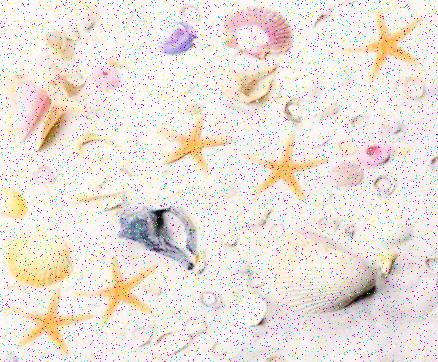
%> input picture Starfish.jpg, 438 x 362 px
$ octave Task4.m   (GNU Octave 9; MATLAB toolbox functions it lacks are replaced by stand-ins)
%> lines starting %> are read from the running program, lines starting %| are printed output that depends on the picture; in (x1, y1, x2, y2) boxes, pixels count from 0 and x2, y2 are one past the last pixel; in counts of white or black regions, pixels touching at a corner belong together; the program's own positions count from 1
% MATLAB script for Assessment Item-1
% Task-4
clear; close all; clc;
I = imread('Starfish.jpg');
%> I is the input picture: size 362x438x3 uint8; mean R, G, B 235.5, 226.7, 219.8

Igrey = rgb2gray(I);
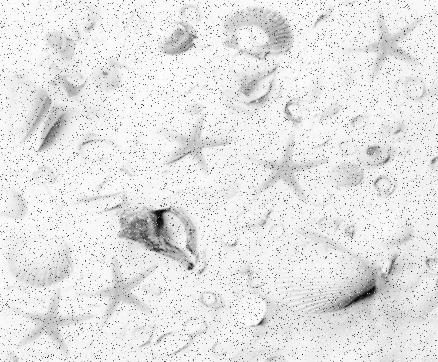
%> Igrey: size 362x438 uint8; min 1, max 255, mean 228.6

Igrey2 = medfilt2(Igrey);
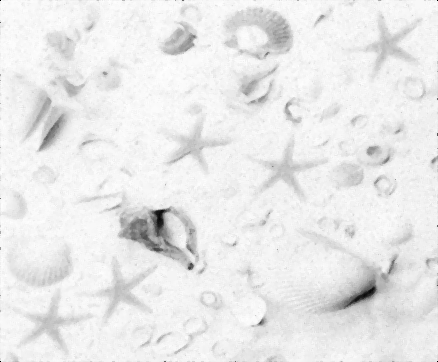
%> Igrey2: size 362x438 uint8; min 0, max 254, mean 233.8
%binarize image, high threshhold due to weak image
BWI = imbinarize(Igrey2,0.9);
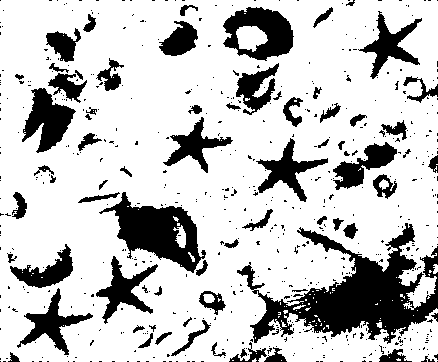
%> BWI: size 362x438 logical; 77.2% white; 582 black regions (511 under 20 px), largest, box (x1, y1, x2, y2) and area: (237, 223, 438, 344) 9150, (99, 192, 206, 273) 3766, (223, 7, 294, 61) 2225
%invert so shapes are in white
BWI = ~BWI;
%create shape for opening
bdisk = strel('disk', 1);

%opening up the objects
Ie2 = imopen(BWI, bdisk);
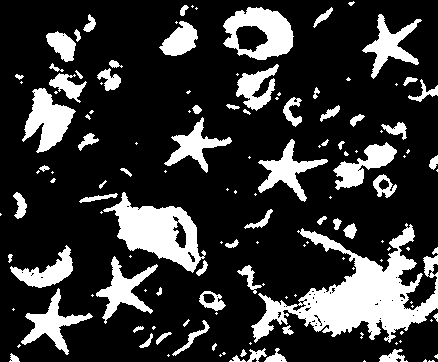
%> Ie2: size 362x438 logical; 21.1% white; 139 white regions (70 under 20 px), largest, box (x1, y1, x2, y2) and area: (251, 223, 438, 343) 8426, (103, 192, 206, 273) 3702, (223, 7, 294, 60) 2209
%2nd median filter
Ie3 = medfilt2(Ie2,[7,7]);
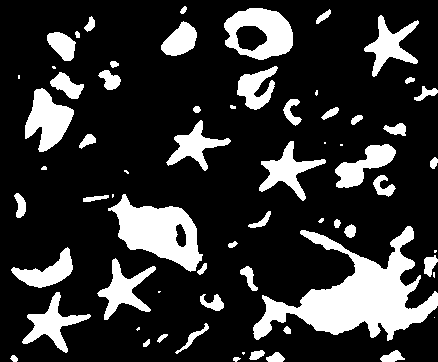
%> Ie3: size 362x438 logical; 20% white; 66 white regions (13 under 20 px), largest, box (x1, y1, x2, y2) and area: (253, 226, 438, 341) 8287, (108, 194, 203, 272) 3739, (224, 8, 293, 60) 2205
%3rd median filter
Ie4 = medfilt2(Ie3,[7,7]);
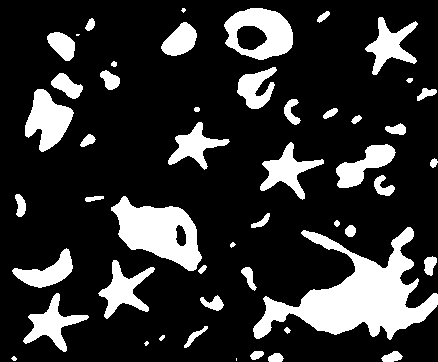
%> Ie4: size 362x438 logical; 19.3% white; 50 white regions (4 under 20 px), largest, box (x1, y1, x2, y2) and area: (253, 227, 438, 340) 8265, (111, 196, 202, 271) 3735, (224, 8, 293, 60) 2211
%removing all small images
%> (the run ends here)

$ run again, with Zebra.jpg copied over Starfish.jpg
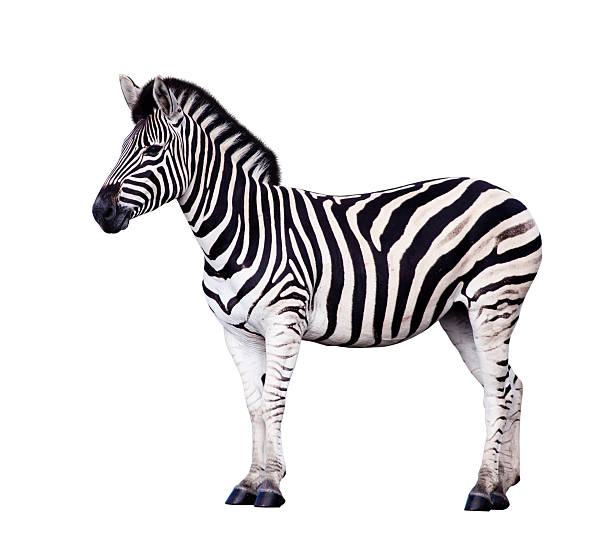
%> input picture Zebra.jpg, 612 x 556 px
%> I is the input picture: size 556x612x3 uint8; mean R, G, B 225.2, 223.5, 224.6
%> `BWI = imbinarize(Igrey2,0.9);`:
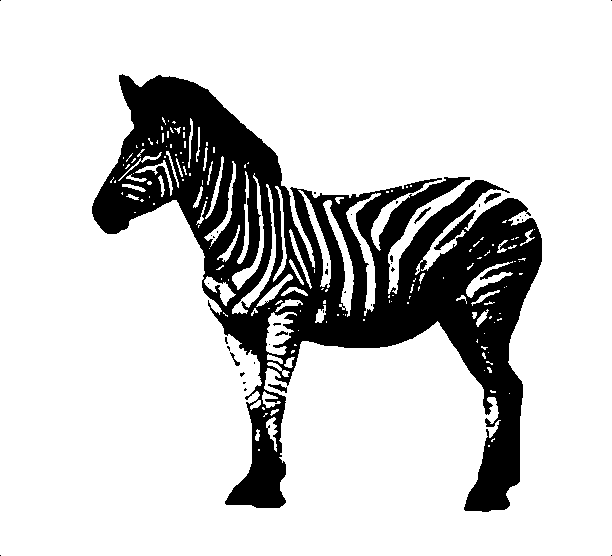
%> BWI: size 556x612 logical; 81.1% white; 40 black regions (34 under 20 px), largest, box (x1, y1, x2, y2) and area: (92, 74, 542, 512) 63875, (484, 193, 501, 204) 80, (268, 384, 287, 393) 76, (414, 207, 431, 224) 64, (230, 352, 240, 366) 41, (275, 331, 288, 336) 34
%> Ie2: size 556x612 logical; 18.7% white; 22 white regions (14 under 20 px), largest, box (x1, y1, x2, y2) and area: (92, 74, 542, 512) 63032, (434, 210, 476, 250) 344, (484, 193, 501, 204) 77
%> Ie3: size 556x612 logical; 19.6% white; 6 white regions, box (x1, y1, x2, y2) and area: (92, 75, 542, 512) 62849, (226, 394, 286, 508) 3626, (278, 375, 290, 383) 75, (276, 385, 284, 391) 38, (486, 421, 493, 427) 27, (419, 211, 426, 218) 20
%> `Ie4 = medfilt2(Ie3,[7,7]);`:
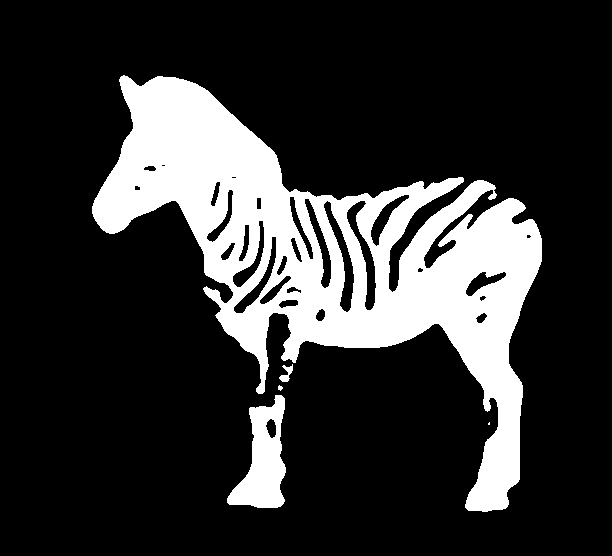
%> Ie4: size 556x612 logical; 19.8% white; 5 white regions (1 under 20 px), largest, box (x1, y1, x2, y2) and area: (92, 75, 542, 512) 63562, (227, 395, 286, 508) 3633, (279, 364, 293, 382) 120, (278, 385, 283, 391) 20
